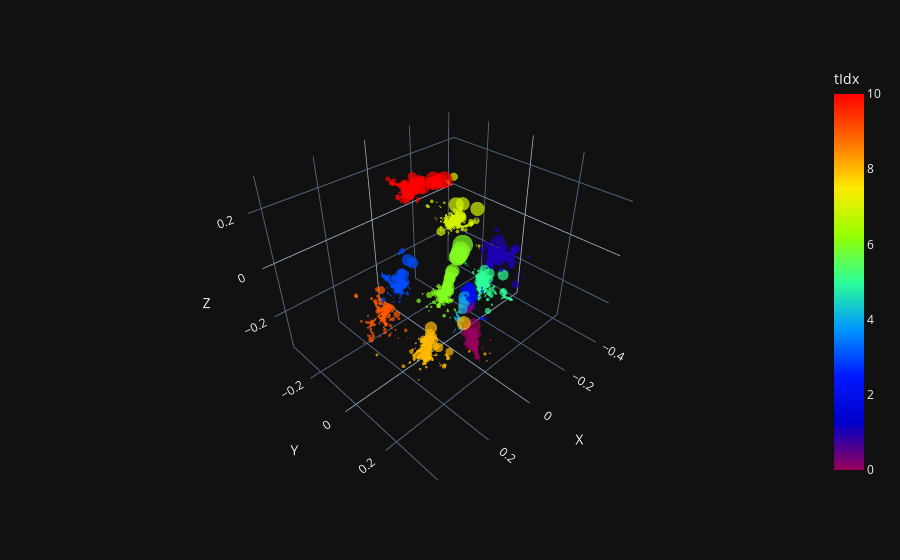

Notebook code cell kept with this figure:
### Code cell
from src.logger.plotting_tools import shuffle_truth_colors
tidx = dic["graph"].ndata['particle_number']
features =  dic["graph"].ndata["e_hits"]
data = {
            "X": X[:, 0].view(-1, 1).detach().cpu().numpy(),
            "Y": X[:, 1].view(-1, 1).detach().cpu().numpy(),
            "Z": X[:, 2].view(-1, 1).detach().cpu().numpy(),
            "tIdx": tidx.view(-1, 1).detach().cpu().numpy(),
            "features": features.view(-1, 1).detach().cpu().numpy(),
        }
hoverdict = {}
# if hoverfeat is not None:
#     for j in range(hoverfeat.shape[1]):
#         hoverdict["f_" + str(j)] = hoverfeat[:, j : j + 1]
#     data.update(hoverdict)

# if nidx is not None:
#     data.update({"av_same": av_same})

df = pd.DataFrame(
np.concatenate([data[k] for k in data], axis=1),
columns=[k for k in data],
)
df["orig_tIdx"] = df["tIdx"]
rdst = np.random.RandomState(1234567890)  # all the same
shuffle_truth_colors(df, "tIdx", rdst)

# hover_data = ["orig_tIdx", "idx"] + [k for k in hoverdict.keys()]
# if nidx is not None:
#     hover_data.append("av_same")
fig = px.scatter_3d(
df,
x="X",
y="Y",
z="Z",
color="tIdx",
size="features",
# hover_data=hover_data,
template="plotly_dark",
color_continuous_scale=px.colors.sequential.Rainbow,
)
fig.update_traces(marker=dict(line=dict(width=0)))

### Figure 1 — Plotly figure (JSON) as saved in the notebook; plotly's stock layout.template omitted (floating-point values rounded to 4 significant figures; data arrays with more than 128 entries replaced by an {"elided": "..."} marker saying what was removed)
{"data": [{"hovertemplate": "X=%{x}<br>Y=%{y}<br>Z=%{z}<br>features=%{marker.size}<br>tIdx=%{marker.color}<extra></extra>", "legendgroup": "", "marker": {"color": {"elided": "6503 int values"}, "coloraxis": "coloraxis", "line": {"width": 0}, "size": {"elided": "6503 float values"}, "sizemode": "area", "sizeref": 0.006561, "symbol": "circle"}, "mode": "markers", "name": "", "scene": "scene", "showlegend": false, "type": "scatter3d", "x": {"elided": "6503 float values"}, "y": {"elided": "6503 float values"}, "z": {"elided": "6503 float values"}}], "layout": {"coloraxis": {"colorbar": {"title": {"text": "tIdx"}}, "colorscale": [[0, "rgb(150,0,90)"], [0.125, "rgb(0,0,200)"], [0.25, "rgb(0,25,255)"], [0.375, "rgb(0,152,255)"], [0.5, "rgb(44,255,150)"], [0.625, "rgb(151,255,0)"], [0.75, "rgb(255,234,0)"], [0.875, "rgb(255,111,0)"], [1, "rgb(255,0,0)"]]}, "legend": {"itemsizing": "constant", "tracegroupgap": 0}, "margin": {"t": 60}, "scene": {"domain": {"x": [0, 1], "y": [0, 1]}, "xaxis": {"title": {"text": "X"}}, "yaxis": {"title": {"text": "Y"}}, "zaxis": {"title": {"text": "Z"}}}}}
